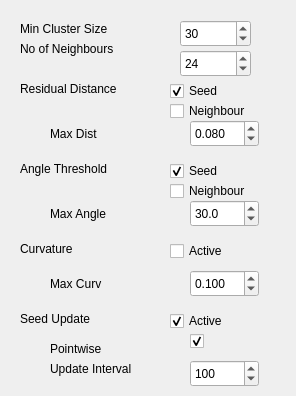
      <widget class="QWidget" name="tab">
       <attribute name="title">
        <string>Region Growing</string>
       </attribute>
       <widget class="QSpinBox" name="spinBox_rgUpdInterval">
        <property name="geometry">
         <rect>
          <x>190</x>
          <y>360</y>
          <width>69</width>
          <height>27</height>
         </rect>
        </property>
        <property name="maximum">
         <number>10000</number>
        </property>
        <property name="value">
         <number>100</number>
        </property>
       </widget>
       <widget class="QLabel" name="label_35">
        <property name="geometry">
         <rect>
          <x>50</x>
          <y>360</y>
          <width>141</width>
          <height>17</height>
         </rect>
        </property>
        <property name="text">
         <string>Update Interval</string>
        </property>
       </widget>
       <widget class="QDoubleSpinBox" name="doubleSpinBox_rgRdDist">
        <property name="geometry">
         <rect>
          <x>190</x>
          <y>120</y>
          <width>69</width>
          <height>27</height>
         </rect>
        </property>
        <property name="decimals">
         <number>3</number>
        </property>
        <property name="singleStep">
         <double>0.010000000000000</double>
        </property>
        <property name="value">
         <double>0.080000000000000</double>
        </property>
       </widget>
       <widget class="QCheckBox" name="checkBox_rgPw">
        <property name="geometry">
         <rect>
          <x>190</x>
          <y>330</y>
          <width>97</width>
          <height>22</height>
         </rect>
        </property>
        <property name="text">
         <string/>
        </property>
        <property name="checked">
         <bool>true</bool>
        </property>
       </widget>
       <widget class="QSpinBox" name="spinBox_rgNoNeigh">
        <property name="geometry">
         <rect>
          <x>180</x>
          <y>50</y>
          <width>71</width>
          <height>27</height>
         </rect>
        </property>
        <property name="maximum">
         <number>100</number>
        </property>
        <property name="value">
         <number>24</number>
        </property>
       </widget>
       <widget class="QCheckBox" name="checkBox_rgUpd">
        <property name="geometry">
         <rect>
          <x>170</x>
          <y>310</y>
          <width>97</width>
          <height>22</height>
         </rect>
        </property>
        <property name="text">
         <string>Active</string>
        </property>
        <property name="checked">
         <bool>true</bool>
        </property>
       </widget>
       <widget class="QLabel" name="label_34">
        <property name="geometry">
         <rect>
          <x>50</x>
          <y>275</y>
          <width>91</width>
          <height>17</height>
         </rect>
        </property>
        <property name="text">
         <string>Max Curv</string>
        </property>
       </widget>
       <widget class="QDoubleSpinBox" name="doubleSpinBox_rgCurvThresh">
        <property name="geometry">
         <rect>
          <x>190</x>
          <y>270</y>
          <width>69</width>
          <height>27</height>
         </rect>
        </property>
        <property name="decimals">
         <number>3</number>
        </property>
        <property name="maximum">
         <double>1.000000000000000</double>
        </property>
        <property name="singleStep">
         <double>0.001000000000000</double>
        </property>
        <property name="value">
         <double>0.100000000000000</double>
        </property>
       </widget>
       <widget class="QCheckBox" name="checkBox_rgRdSeed">
        <property name="geometry">
         <rect>
          <x>170</x>
          <y>80</y>
          <width>97</width>
          <height>22</height>
         </rect>
        </property>
        <property name="text">
         <string>Seed</string>
        </property>
        <property name="checked">
         <bool>true</bool>
        </property>
       </widget>
       <widget class="QLabel" name="label_33">
        <property name="geometry">
         <rect>
          <x>50</x>
          <y>205</y>
          <width>91</width>
          <height>17</height>
         </rect>
        </property>
        <property name="text">
         <string>Max Angle</string>
        </property>
       </widget>
       <widget class="QSpinBox" name="spinBox_rgClustSize">
        <property name="geometry">
         <rect>
          <x>180</x>
          <y>20</y>
          <width>71</width>
          <height>27</height>
         </rect>
        </property>
        <property name="maximum">
         <number>10000</number>
        </property>
        <property name="value">
         <number>30</number>
        </property>
       </widget>
       <widget class="QLabel" name="label_26">
        <property name="geometry">
         <rect>
          <x>20</x>
          <y>20</y>
          <width>121</width>
          <height>17</height>
         </rect>
        </property>
        <property name="text">
         <string>Min Cluster Size</string>
        </property>
       </widget>
       <widget class="QLabel" name="label_28">
        <property name="geometry">
         <rect>
          <x>20</x>
          <y>80</y>
          <width>121</width>
          <height>17</height>
         </rect>
        </property>
        <property name="text">
         <string>Residual Distance</string>
        </property>
       </widget>
       <widget class="QCheckBox" name="checkBox_rgCurv">
        <property name="geometry">
         <rect>
          <x>170</x>
          <y>240</y>
          <width>97</width>
          <height>22</height>
         </rect>
        </property>
        <property name="text">
         <string>Active</string>
        </property>
       </widget>
       <widget class="QLabel" name="label_31">
        <property name="geometry">
         <rect>
          <x>20</x>
          <y>40</y>
          <width>121</width>
          <height>17</height>
         </rect>
        </property>
        <property name="text">
         <string>No of Neighbours</string>
        </property>
       </widget>
       <widget class="QLabel" name="label_29">
        <property name="geometry">
         <rect>
          <x>20</x>
          <y>240</y>
          <width>121</width>
          <height>17</height>
         </rect>
        </property>
        <property name="text">
         <string>Curvature</string>
        </property>
       </widget>
       <widget class="QCheckBox" name="checkBox_rgAtSeed">
        <property name="geometry">
         <rect>
          <x>170</x>
          <y>160</y>
          <width>97</width>
          <height>22</height>
         </rect>
        </property>
        <property name="text">
         <string>Seed</string>
        </property>
        <property name="checked">
         <bool>true</bool>
        </property>
       </widget>
       <widget class="QCheckBox" name="checkBox_rgRdNeigh">
        <property name="geometry">
         <rect>
          <x>170</x>
          <y>100</y>
          <width>111</width>
          <height>22</height>
         </rect>
        </property>
        <property name="text">
         <string>Neighbour</string>
        </property>
       </widget>
       <widget class="QCheckBox" name="checkBox_rgAtNeigh">
        <property name="geometry">
         <rect>
          <x>170</x>
          <y>180</y>
          <width>111</width>
          <height>22</height>
         </rect>
        </property>
        <property name="text">
         <string>Neighbour</string>
        </property>
       </widget>
       <widget class="QDoubleSpinBox" name="doubleSpinBox_rgAtAngle">
        <property name="geometry">
         <rect>
          <x>190</x>
          <y>200</y>
          <width>69</width>
          <height>27</height>
         </rect>
        </property>
        <property name="decimals">
         <number>1</number>
        </property>
        <property name="value">
         <double>30.000000000000000</double>
        </property>
       </widget>
       <widget class="QLabel" name="label_27">
        <property name="geometry">
         <rect>
          <x>20</x>
          <y>160</y>
          <width>121</width>
          <height>17</height>
         </rect>
        </property>
        <property name="text">
         <string>Angle Threshold</string>
        </property>
       </widget>
       <widget class="QLabel" name="label_88">
        <property name="geometry">
         <rect>
          <x>50</x>
          <y>340</y>
          <width>141</width>
          <height>17</height>
         </rect>
        </property>
        <property name="text">
         <string>Pointwise</string>
        </property>
       </widget>
       <widget class="QLabel" name="label_30">
        <property name="geometry">
         <rect>
          <x>20</x>
          <y>310</y>
          <width>121</width>
          <height>17</height>
         </rect>
        </property>
        <property name="text">
         <string>Seed Update</string>
        </property>
       </widget>
       <widget class="QLabel" name="label_32">
        <property name="geometry">
         <rect>
          <x>50</x>
          <y>125</y>
          <width>67</width>
          <height>17</height>
         </rect>
        </property>
        <property name="text">
         <string>Max Dist</string>
        </property>
       </widget>
      </widget>
